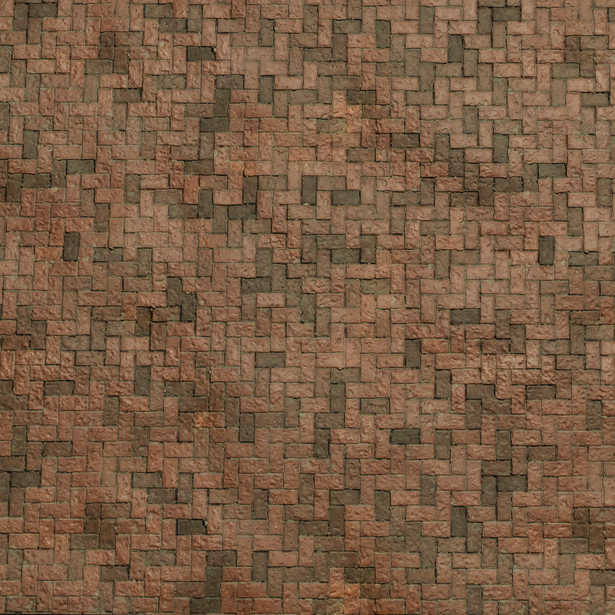
%> input picture red_tile.png, 615 x 615 px, shrunk from 1022 x 1022 before the run
$ octave ball_game.m   (GNU Octave 9; MATLAB toolbox functions it lacks are replaced by stand-ins)
%> lines starting %> are read from the running program, lines starting %| are printed output that depends on the picture
% ball_game.m
% Declare all global variables at the start
global ballX ballY ballZ ball radius score currentQuestion questionIndex questions answers correctWall txtBack txtRight txtBottom scoreText currentImageSet;

% Initialize image sets
imageSet1 = {'red_tile.png', 'Library_door_1.png', 'window.png'};
imageSet2 = {'Library_floor.png', 'Inner_door.png', 'Inner_wall.png'};
imageSet3 = {'Library_floor.png', 'Library_books.png', 'Library_window.png'};

% Initialize variables
ballX = 0;
ballY = 0;
ballZ = 0;
radius = 0.5;
score = 0;
questionIndex = 1;
currentImageSet = 1;  % Initialize image set counter

% Define questions and answers
questions = {
    'What is 5 + 3?',      % Question 1
    'What is 4 x 6?',      % Question 2
    'What is 15 - 7?',     % Question 3
    'What is 12 + 8?',     % Question 4
    'What is 7 x 5?',      % Question 5
    'What is 20 - 9?',     % Question 6
    'What is 16 + 7?',     % Question 7
    'What is 9 x 3?',      % Question 8
    'What is 30 - 13?'     % Question 9
};

% Each row contains [correct_answer, wrong_answer1, wrong_answer2]
answers = [
    8, 7, 9;              % Answers for Question 1
    24, 28, 22;           % Answers for Question 2
    8, 6, 10;             % Answers for Question 3
    20, 18, 22;           % Answers for Question 4
    35, 32, 38;           % Answers for Question 5
    11, 13, 9;            % Answers for Question 6
    23, 21, 25;           % Answers for Question 7
    27, 24, 30;           % Answers for Question 8
    17, 15, 19            % Answers for Question 9
];

% Define which wall will have the correct answer (1=XZ back, 2=YZ right, 3=XY bottom)
correctWall = [2, 1, 3, 1, 2, 3, 2, 1, 3];  % Corresponds to each question

% Create figure window
fig = figure('KeyPressFcn', @keyPress);
hold on;
axis([-10 10 -10 10 -10 10]);
grid on;

% Create the ball (sphere)
[X, Y, Z] = sphere(20);
ball = surf(radius * X + ballX, radius * Y + ballY, radius * Z + ballZ);
set(ball, 'FaceColor', 'red', 'EdgeColor', 'none');

% Set up the lighting
% light('Position', [5 5 10]);
% lightangle(-45, 45);
lighting flat;
axis square;
view(3);

% Add labels to the axes
xlabel('X-Axis (l,r)');
ylabel('Y-Axis (u, d)');
zlabel('Z-Axis (pu, pd)');

% Create text objects for answers
txtBack = text(0, 9, 0, '', 'FontSize', 20, 'HorizontalAlignment', 'center', 'FontWeight', 'bold', 'Color', '#FFA500');
txtRight = text(9, 0, 0, '', 'FontSize', 20, 'HorizontalAlignment', 'center', 'FontWeight', 'bold', 'Color', '#FFA500');
txtBottom = text(0, 0, -9, '', 'FontSize', 20, 'HorizontalAlignment', 'center', 'FontWeight', 'bold', 'Color', '#FFA500');

% Create score display
scoreText = text(-9, -9, 9, sprintf('Score: %d', score), 'FontSize', 12);

% Initial game setup
updateWallTextures();
updateGame(true);

function updateWallTextures()
    global currentImageSet ball ballX ballY ballZ radius;

    % Get current image set
    if currentImageSet == 1
        currentImages = {'red_tile.png', 'Library_door_1.png', 'window.png'};
    elseif currentImageSet == 2
        currentImages = {'Library_floor.png', 'Inner_door.png', 'Inner_wall.png'};
    else
        currentImages = {'Library_floor.png', 'Library_books.png', 'Library_window.png'};
    end

    % Load current set of images
    img1 = imread(currentImages{1});
%> img1 is the input picture: size 615x615x3 uint8; mean R, G, B 122.7, 93.5, 69.1
    img2 = imread(currentImages{2});
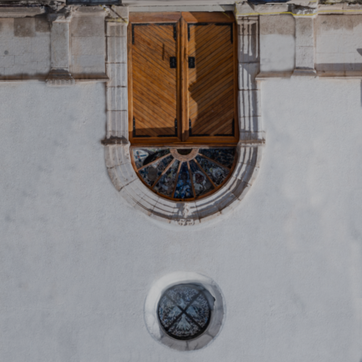
%> input picture Library_door_1.png, 362 x 362 px, shrunk from 601 x 601 before the run
%> img2 is the input picture: size 362x362x3 uint8; mean R, G, B 138.2, 134.1, 133.9
    img3 = imread(currentImages{3});
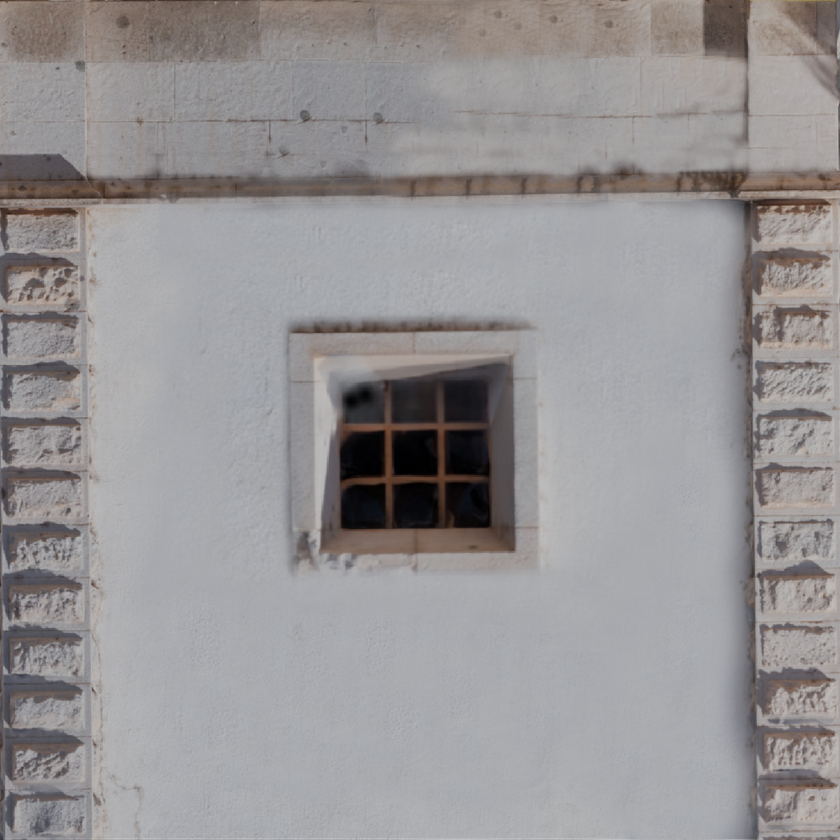
%> input picture window.png, 840 x 840 px, shrunk from 1395 x 1395 before the run
%> img3 is the input picture: size 840x840x3 uint8; mean R, G, B 150.5, 147.8, 148.9

    % Delete existing walls if they exist
    delete(findobj(gca, 'Type', 'surface'));

    % Recreate walls with new textures
    [XX, YY] = meshgrid(-10:10, -10:10);
    surf(XX, YY, -10 * ones(21, 21), repmat(img1, [1 1]), 'FaceColor', 'texturemap', 'EdgeColor', 'none');
%> (this line was passed over: surf is not available in this run)

    [XX, ZZ] = meshgrid(-10:10, -10:10);
    surf(XX, 10 * ones(21, 21), ZZ, repmat(img2, [1 1]), 'FaceColor', 'texturemap', 'EdgeColor', 'none');
%> (this line was passed over: surf is not available in this run)

    [YY, ZZ] = meshgrid(-10:10, -10:10);
    surf(10 * ones(21, 21), YY, ZZ, repmat(img3, [1 1]), 'FaceColor', 'texturemap', 'EdgeColor', 'none');
%> (this line was passed over: surf is not available in this run)

    % Recreate the ball since we deleted all surfaces
    [X, Y, Z] = sphere(20);
    ball = surf(radius * X + ballX, radius * Y + ballY, radius * Z + ballZ);
    set(ball, 'FaceColor', 'red', 'EdgeColor', 'none');
end

function updateGame(newQuestion)
%> `updateGame(true);`:
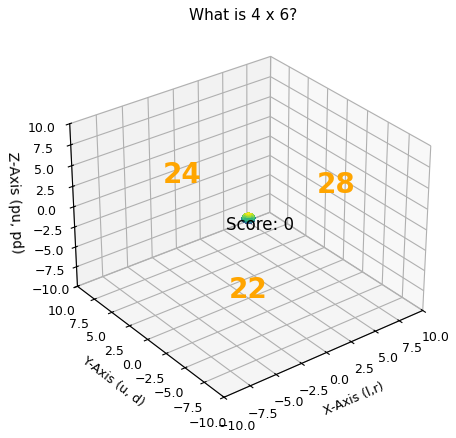
%> figure redrawn from the program's plot data
    global questionIndex questions answers correctWall txtBack txtRight txtBottom scoreText score currentImageSet;

    if newQuestion
        % Increment question index and handle wraparound
        questionIndex = questionIndex + 1;
        if questionIndex > length(questions)
            questionIndex = 1;
            currentImageSet = 1;
            updateWallTextures();
        elseif questionIndex == 4
            currentImageSet = 2;
            updateWallTextures();
        elseif questionIndex == 7
            currentImageSet = 3;
            updateWallTextures();
        end
    end

    % Update question display
    title(questions{questionIndex}, 'FontWeight', 'bold');

    % Distribute answers based on correctWall
    switch correctWall(questionIndex)
        case 1 % Back wall (XZ plane)
            set(txtBack, 'String', num2str(answers(questionIndex, 1)));
            set(txtRight, 'String', num2str(answers(questionIndex, 2)));
            set(txtBottom, 'String', num2str(answers(questionIndex, 3)));
        case 2 % Right wall (YZ plane)
            set(txtBack, 'String', num2str(answers(questionIndex, 2)));
            set(txtRight, 'String', num2str(answers(questionIndex, 1)));
            set(txtBottom, 'String', num2str(answers(questionIndex, 3)));
        case 3 % Bottom wall (XY plane)
            set(txtBack, 'String', num2str(answers(questionIndex, 2)));
            set(txtRight, 'String', num2str(answers(questionIndex, 3)));
            set(txtBottom, 'String', num2str(answers(questionIndex, 1)));
    end

    % Update score display
    set(scoreText, 'String', sprintf('Score: %d', score));
end

% [76 lines left out: functions keyPress, resetBall, updateBallPosition, not called in this run]
